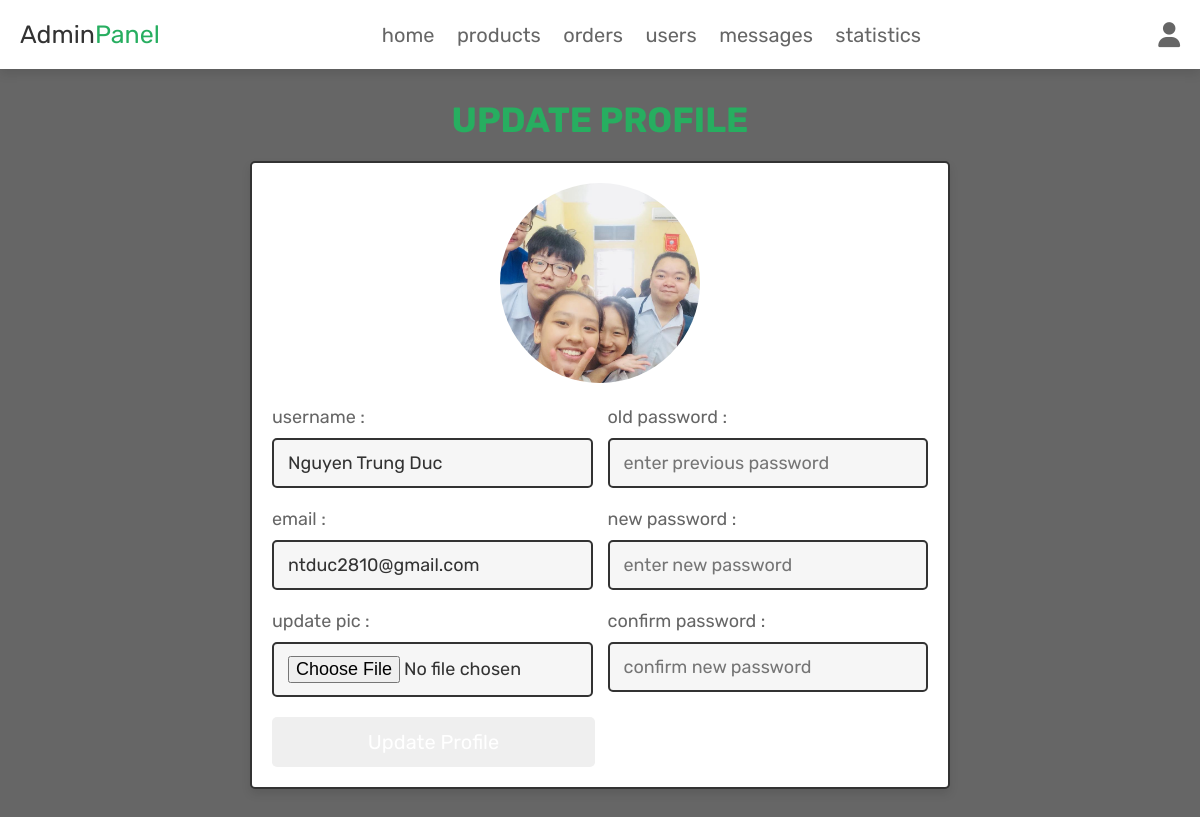
The page /admin_update_profile.php (signed in) on the database its author committed.
### tables this page shows
CREATE TABLE `users` (
  `id` int(100) NOT NULL,
  `name` varchar(100) NOT NULL,
  `email` varchar(100) NOT NULL,
  `password` varchar(100) NOT NULL,
  `user_type` varchar(20) NOT NULL DEFAULT 'user',
  `image` varchar(100) NOT NULL
);

### admin_update_profile.php (the view, shortened to what this page needs)
<?php
@include 'config.php';
?>
<!DOCTYPE html>
<html lang="en">
<head>
   <link rel="stylesheet" href="https://cdnjs.cloudflare.com/ajax/libs/font-awesome/6.1.1/css/all.min.css">
   <link rel="stylesheet" href="css/components.css">
</head>
<body>
<?php include 'admin_header.php'; ?>
<section class="update-profile">
   <h1 class="title">update profile</h1>
   <form action="" method="POST" enctype="multipart/form-data">
      <img src="uploaded_img/<?= $fetch_profile['image']; ?>" alt="">
      <div class="flex">
         <div class="inputBox">
            <span>username :</span>
            <input type="text" name="name" value="<?= $fetch_profile['name']; ?>" placeholder="update username" required class="box">
            <span>email :</span>
            <input type="email" name="email" value="<?= $fetch_profile['email']; ?>" placeholder="update email" required class="box">
            <span>update pic :</span>
            <input type="file" name="image" accept="image/jpg, image/jpeg, image/png" class="box">
         </div>
         <div class="inputBox">
            <span>old password :</span>
            <input type="password" name="update_pass" placeholder="enter previous password" class="box">
            <span>new password :</span>
            <input type="password" name="new_pass" placeholder="enter new password" class="box">
            <span>confirm password :</span>
            <input type="password" name="confirm_pass" placeholder="confirm new password" class="box">
         </div>
      </div>
      <div class="flex-btn">
         <input type="submit" class="btn" value="update profile" name="update_profile">
         <a href="admin_page.php" class="option-btn">go back</a>
      </div>
   </form>
</section>
</body>
</html>

### css/components.css (style rules this page uses)
:root { --green:#27ae60; --orange:#f39c12; --red:#e74c3c; --black:#333; --light-color:#666; --white:#fff; --light-bg:#f6f6f6; --border:.2rem solid var(--black); --box-shadow:0 .5rem 1rem rgba(0,0,0,.1); --purple:#800080; }
* { font-family: 'Rubik', sans-serif; margin:0; padding:0; box-sizing: border-box; outline: none; border:none; text-decoration: none; color:var(--black); }
body { background-color: var(--light-color) ; }
html { font-size: 62.5%; overflow-x: hidden; scroll-behavior: smooth; scroll-padding-top: 6.5rem; }
section { padding:3rem 2rem; max-width: 1200px; margin:0 auto; }
.btn, .delete-btn, .option-btn { display: block; width: 100%; margin-top: 1rem; border-radius: .5rem; color:var(--white); font-size: 2rem; padding:1.3rem 3rem; text-transform: capitalize; cursor: pointer; text-align: center; }
.flex-btn { display: flex; flex-wrap: wrap; gap:1rem; }
.flex-btn > * { flex:1; }
.title { text-align: center; margin-bottom: 2rem; text-transform: uppercase; color:var(--green); font-size: 3.5rem; }
.update-profile form { max-width: 70rem; margin: 0 auto; background-color: var(--white); box-shadow: var(--box-shadow); border:var(--border); border-radius: .5rem; padding:2rem; text-align: center; }
.update-profile form .flex { display: flex; gap:1.5rem; justify-content: space-between; }
.update-profile form img { height: 20rem; width: 20rem; margin-bottom: 1rem; border-radius: 50%; object-fit: cover; }
.update-profile form .inputBox { text-align: left; width: 49%; }
.update-profile form .inputBox span { display: block; padding-top: 1rem; font-size: 1.8rem; color:var(--light-color); }
.update-profile form .inputBox .box { width: 100%; padding:1.2rem 1.4rem; font-size: 1.8rem; color:var(--black); border:var(--border); border-radius: .5rem; margin:1rem 0; background-color: var(--light-bg); }

### rows shown on the page
users: image (picture), name "Nguyen Trung Duc", email "ntduc2810@gmail.com"
